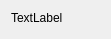
<?xml version="1.0" encoding="UTF-8"?>
<ui version="4.0">
 <class>Form</class>
 <widget class="QWidget" name="Form">
  <property name="geometry">
   <rect>
    <x>0</x>
    <y>0</y>
    <width>111</width>
    <height>39</height>
   </rect>
  </property>
  <property name="windowTitle">
   <string>Form</string>
  </property>
  <layout class="QFormLayout" name="formLayout_2">
   <item row="0" column="0">
    <widget class="QLabel" name="label">
     <property name="text">
      <string>TextLabel</string>
     </property>
    </widget>
   </item>
  </layout>
 </widget>
 <resources/>
 <connections/>
</ui>
